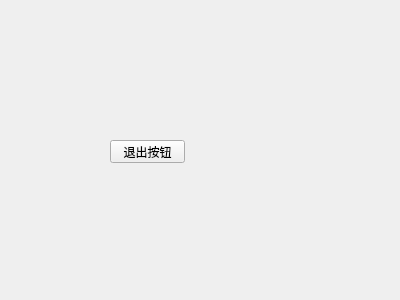
<?xml version="1.0" encoding="UTF-8"?>
<ui version="4.0">
 <class>Form</class>
 <widget class="QWidget" name="Form">
  <property name="geometry">
   <rect>
    <x>0</x>
    <y>0</y>
    <width>400</width>
    <height>300</height>
   </rect>
  </property>
  <property name="windowTitle">
   <string>matebook</string>
  </property>
  <widget class="QPushButton" name="pushButton">
   <property name="geometry">
    <rect>
     <x>110</x>
     <y>140</y>
     <width>75</width>
     <height>23</height>
    </rect>
   </property>
   <property name="text">
    <string>退出按钮</string>
   </property>
  </widget>
 </widget>
 <resources/>
 <connections>
  <connection>
   <sender>pushButton</sender>
   <signal>clicked()</signal>
   <receiver>Form</receiver>
   <slot>close()</slot>
   <hints>
    <hint type="sourcelabel">
     <x>134</x>
     <y>149</y>
    </hint>
    <hint type="destinationlabel">
     <x>200</x>
     <y>202</y>
    </hint>
   </hints>
  </connection>
 </connections>
</ui>
